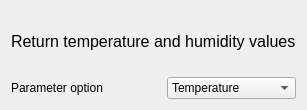
            <widget class="QWidget" name="tab_DHT260_query_parameter">
             <attribute name="title">
              <string>Query parameter</string>
             </attribute>
             <layout class="QFormLayout" name="formLayout_40">
              <item row="0" column="0" colspan="2">
               <widget class="QLabel" name="label_134">
                <property name="minimumSize">
                 <size>
                  <width>0</width>
                  <height>60</height>
                 </size>
                </property>
                <property name="font">
                 <font>
                  <family>Arial</family>
                  <pointsize>12</pointsize>
                  <weight>50</weight>
                  <italic>false</italic>
                  <bold>false</bold>
                 </font>
                </property>
                <property name="styleSheet">
                 <string notr="true">font: 12pt &quot;Arial&quot;;</string>
                </property>
                <property name="text">
                 <string>Return temperature and humidity values</string>
                </property>
               </widget>
              </item>
              <item row="1" column="0">
               <widget class="QLabel" name="label_135">
                <property name="minimumSize">
                 <size>
                  <width>150</width>
                  <height>0</height>
                 </size>
                </property>
                <property name="maximumSize">
                 <size>
                  <width>200</width>
                  <height>16777215</height>
                 </size>
                </property>
                <property name="text">
                 <string>Parameter option</string>
                </property>
               </widget>
              </item>
              <item row="1" column="1">
               <widget class="QComboBox" name="comboBox_DHT260_query_parameter_parameter">
                <property name="sizeAdjustPolicy">
                 <enum>QComboBox::AdjustToContentsOnFirstShow</enum>
                </property>
                <item>
                 <property name="text">
                  <string>Temperature</string>
                 </property>
                </item>
                <item>
                 <property name="text">
                  <string>Humidity</string>
                 </property>
                </item>
               </widget>
              </item>
             </layout>
            </widget>
